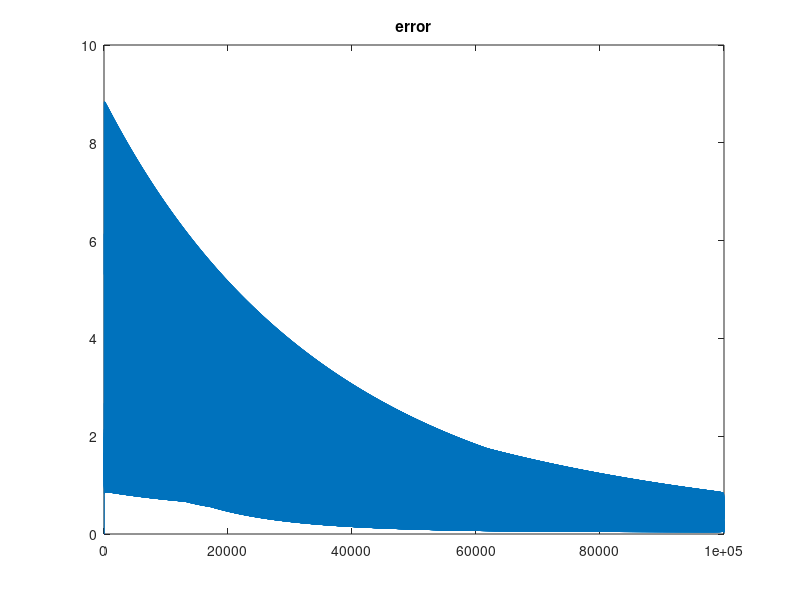
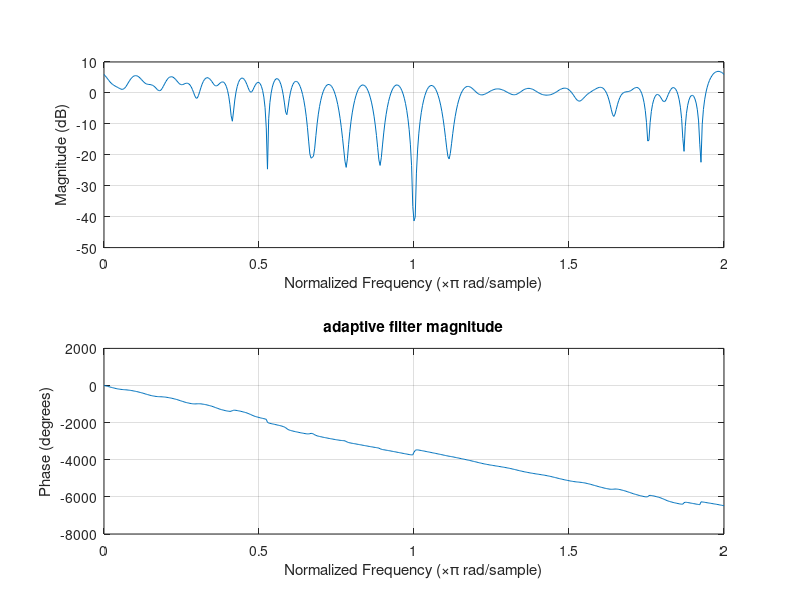
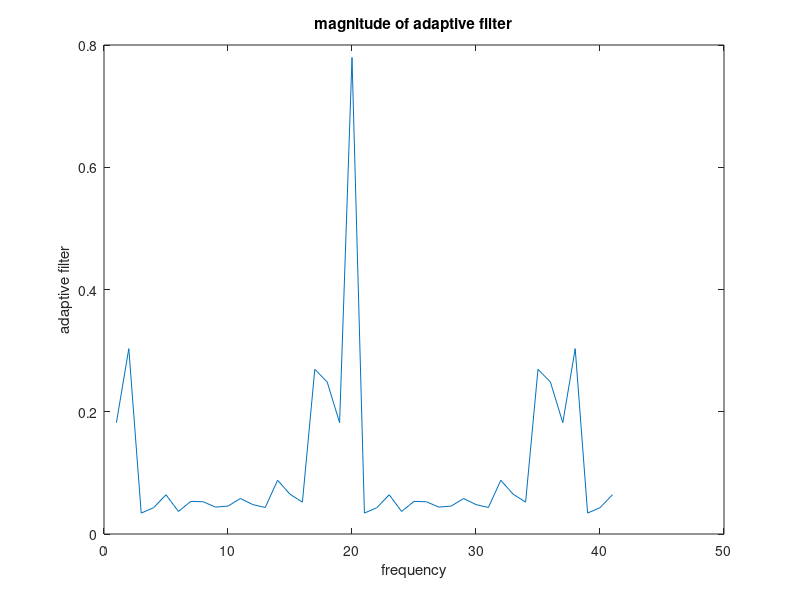
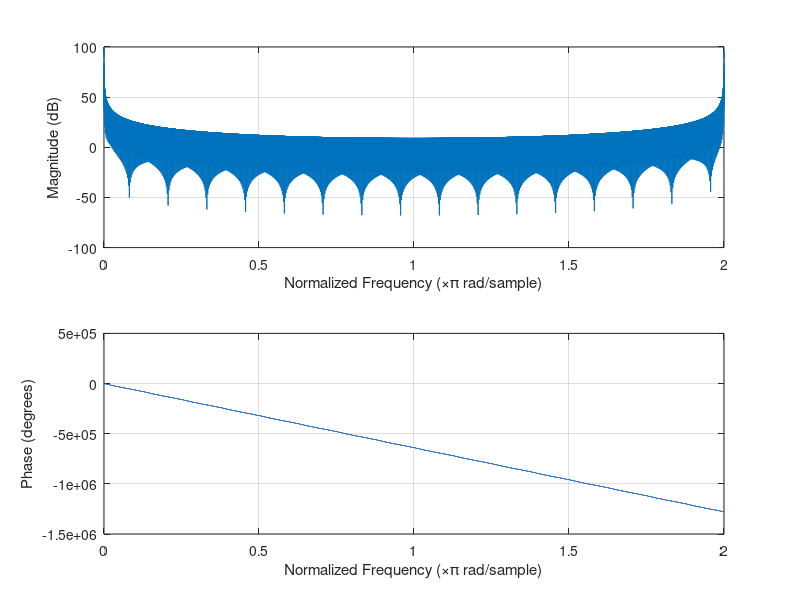

The MATLAB script that drew these images, in order:
%% QC

%n1 = 0:5000;

L = 10;
N = 100000;
n = 1:N;
freq = linspace(0, 0.5, L);


x = zeros(1,N);
for f = freq
    x = x+ cos(f*2*pi*n); 
end

f = linspace(0,0.5,N);


Hd = 2*(f>=0 & f<=0.15) + 1*(f>=0.3 & f<= 0.5);

for n2 = 1:N
    Hd(n2) = abs(Hd(n2))*exp(1i*f(n2)*2*pi);
end

figure(20);
freqz(Hd,1);

%hd = ifft(Hd);
X_desired = fft(x).*Hd(1:N);
conv_h = ifft(X_desired);

M = 40;
r = 0.98;
adapt_filter = zeros(1, M+1);
adapt_filter(M/2) = 1;
y = zeros(1,N);
mu = 1e-6;

for k=M+1:N
    for indx = 1:M+1
        y(k)= y(k) + x(k+1-indx)*adapt_filter(indx);
    end
    error1(k) = conv_h(k) - y(k);
    for indx = 1:M+1
        adapt_filter(indx) = adapt_filter(indx) + 2*mu*error1(k)*x(k+1-indx);
    end
end

figure; plot(abs(error1)); title('error');
figure; freqz(adapt_filter,1);title('adaptive filter magnitude');
matched_filt = abs(adapt_filter);
figure; plot(abs(matched_filt)); xlabel('frequency'); ylabel('adaptive filter'); title('magnitude of adaptive filter');


